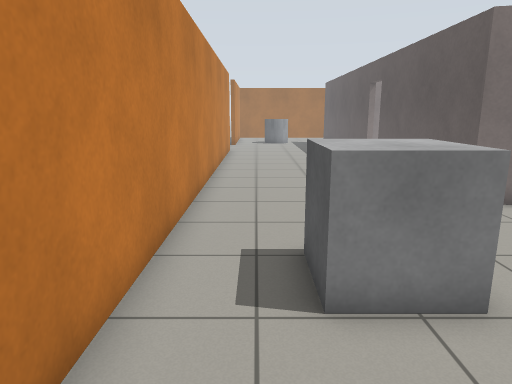
view 1 (above)

16 first-person views from a walk through a Gazebo world. The camera is 1.2 m above the floor, tilts 12° down and sees 70° across. The floor is counted in squares, 0.5 m on a side. Each view is taken from the middle of a square. On the plan, view 1 faces up. The plan holds only what a view shows up to about 20 squares ahead; the rest is blank. The place goes on beyond the plan.

view 2
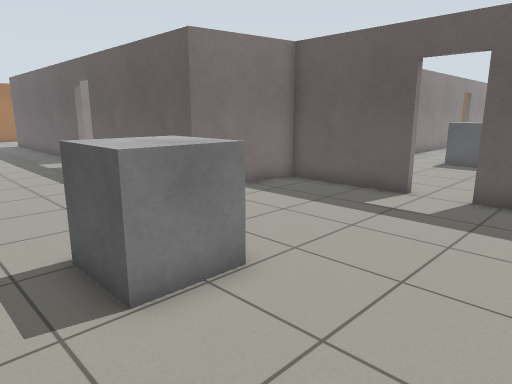

view 3
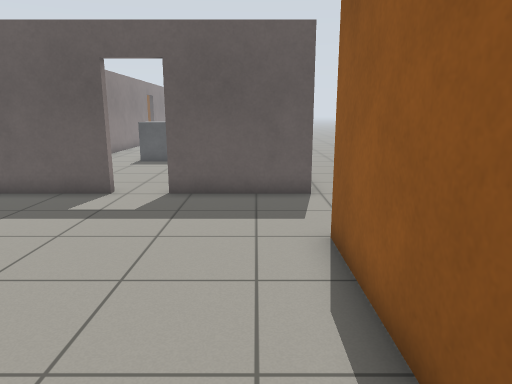

view 4
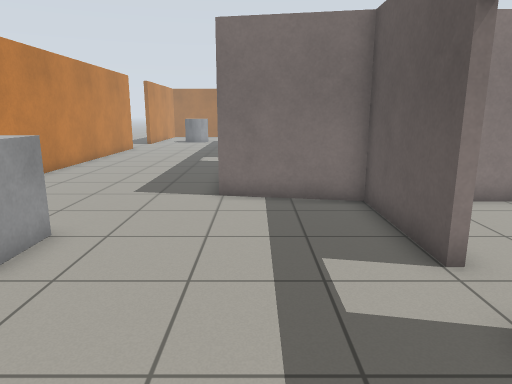

view 5
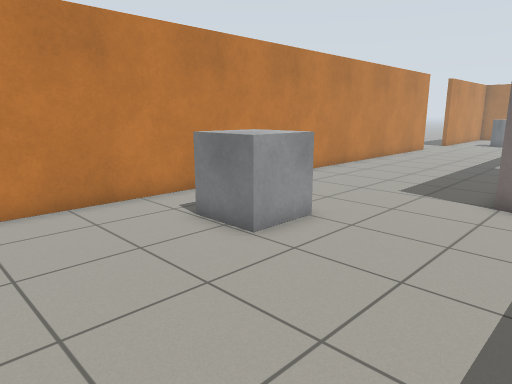

view 6
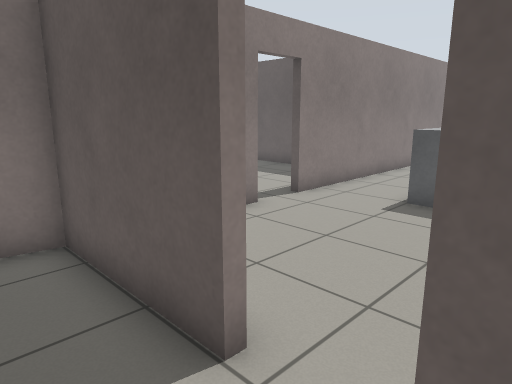

view 7
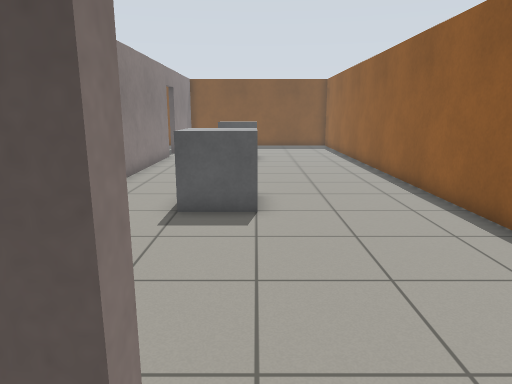

view 8
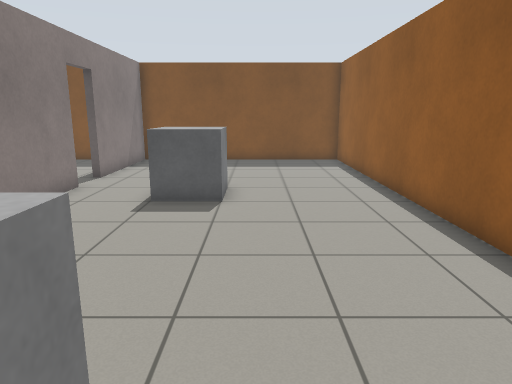

view 9
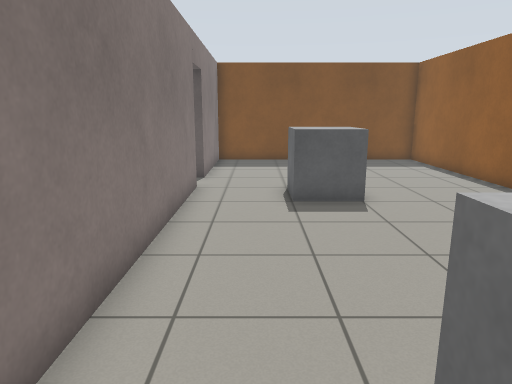

view 10
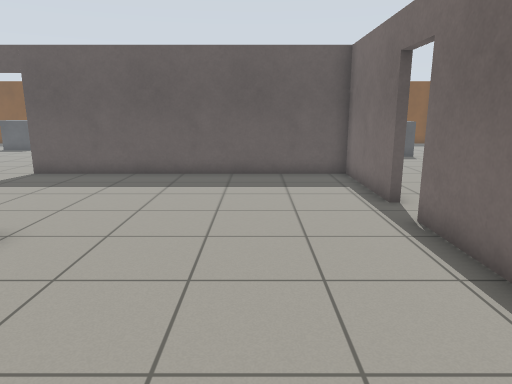

view 11
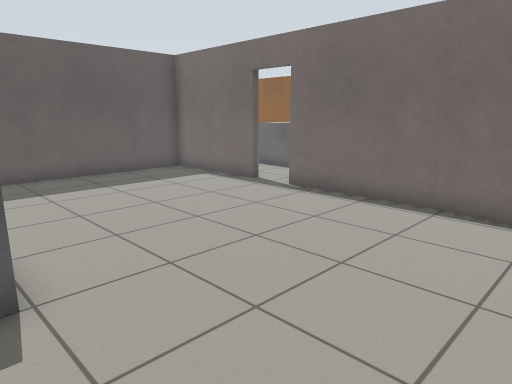

view 12
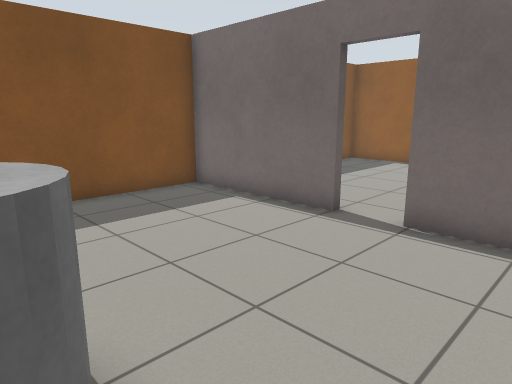

view 13
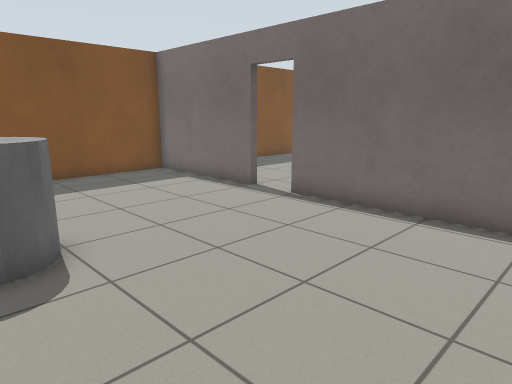

view 14
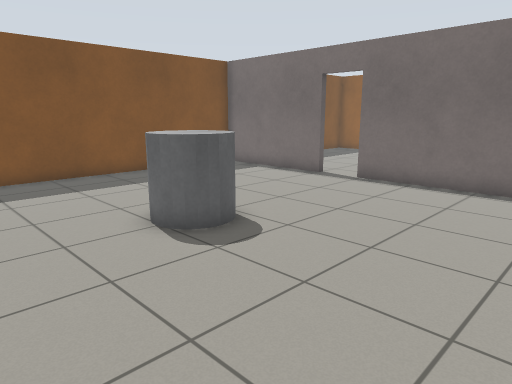

view 15
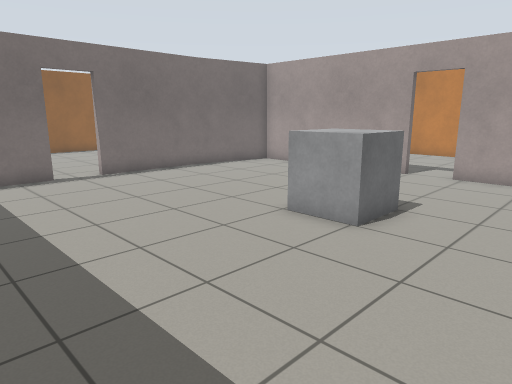

view 16
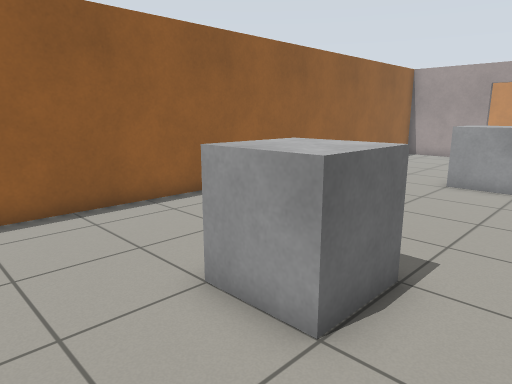

### Floor plan
Points are (right, up) in squares from view 1. A wall is a line through its corners. A room is listed if a view was taken in it or the views show most of it. See-through windows are left out.
Room 1 (views 1, 2, 3, 4, 5, 6, 7)
walls: (10.1, 9) (5.9, 9.8) (5.9, 17.9); (10, 4.4) (10, 9.3); (5.9, 19.6) (5.9, 22.4); (-1.8, 20.5) (-1.8, 0.5); (0.7, -1.4) (6, -1.4); (10, -1.7) (10, 2.8)
ways out: open door at (10, 3.5) to room 2; open door at (6, 18.5) to room 3; opening at (8, -1.5)
objects: grey box (1, 4) to (3, 6)
Room 2 (views 8, 9, 16)
walls: (30.2, 9) (16.9, 9); (15.1, 9) (13, 9); (13.1, -1.4) (37.7, -1.4) (37.7, 9) (31.9, 9); (10.3, 2.8) (10.3, 1.4)
ways out: open door at (10, 3.5) to room 1; open door at (15.5, 9) to room 3; open door at (31.5, 9) to room 4
objects: grey box (18, 4) to (20, 6); grey box (28, 4) to (30, 6)
Room 3 (views 10, 11, 15)
walls: (6.2, 17.9) (6.2, 10) (10.3, 9.3); (16.9, 9.3) (21.9, 9.3) (21.9, 22.1); (10, 9.3) (15.1, 9.3); (6.2, 21.5) (6.2, 19.6)
ways out: open door at (6, 18.5) to room 1; open door at (15.5, 9) to room 2; open door at (22, 23.5) to room 4
objects: grey box (12, 18) to (14, 20)
Room 4 (views 12, 13, 14)
walls: (31.9, 9.3) (37.7, 9.3) (37.7, 19.5); (24.2, 9.3) (30.2, 9.3)
ways out: open door at (31.5, 9) to room 2; open door at (22, 23.5) to room 3
objects: grey cylinder (29, 16) to (31, 18)

Where each view was taken, in squares from view 1:
view 1: 0 up, 0 right, facing up
view 2: 0 up, 1 left, facing up-right
view 3: 0 up, 1 left, facing right
view 4: 1 down, 7 right, facing up
view 5: 1 down, 8 right, facing up-left
view 6: 2 up, 8 right, facing up-right
view 7: 4 up, 9 right, facing right
view 8: 3 up, 18 right, facing right
view 9: 7 up, 18 right, facing right
view 10: 13 up, 7 right, facing right
view 11: 19 up, 7 right, facing down-right
view 12: 17 up, 27 right, facing down-right
view 13: 18 up, 23 right, facing down-right
view 14: 22 up, 23 right, facing down-right
view 15: 24 up, 21 right, facing down-left
view 16: 8 up, 33 right, facing down-left
